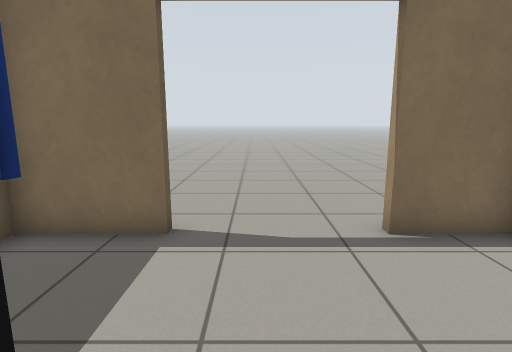
[1] (above)

21 first-person views from a walk through a Gazebo world. The camera is 1 m above the floor, tilts 10° down and sees 80° across. The floor is counted in squares, 0.5 m on a side. Each view is taken from the middle of a square. On the plan, view 1 faces up. The plan holds only what a view shows up to about 17 squares ahead; the rest is blank. Simple shapes stand in for some stock models.

[2]
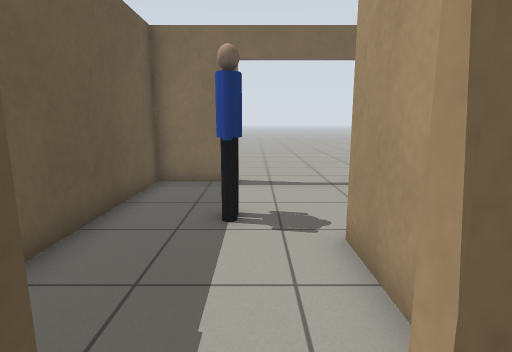

[3]
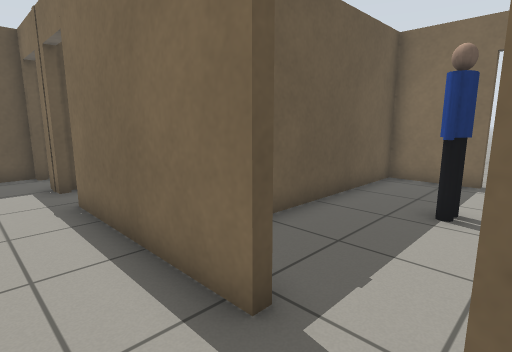

[4]
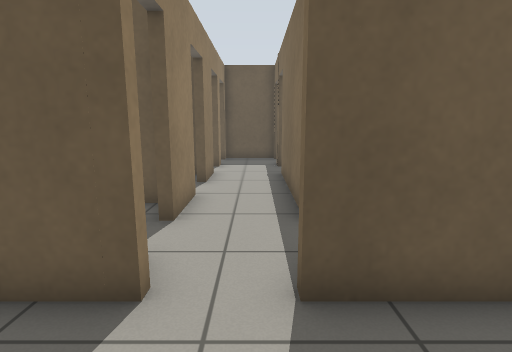

[5]
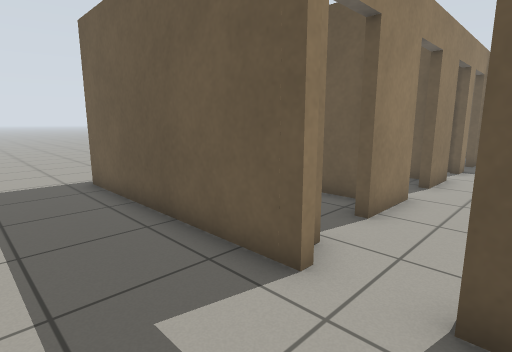

[6]
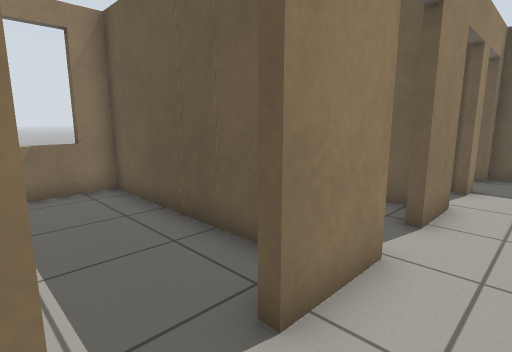

[7]
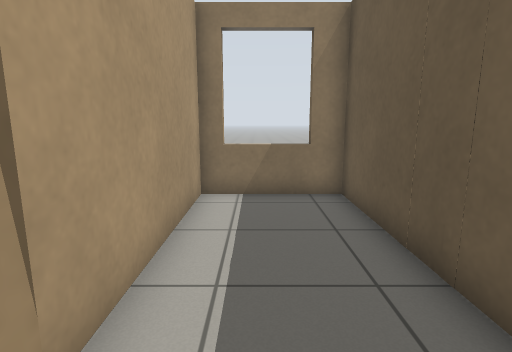

[8]
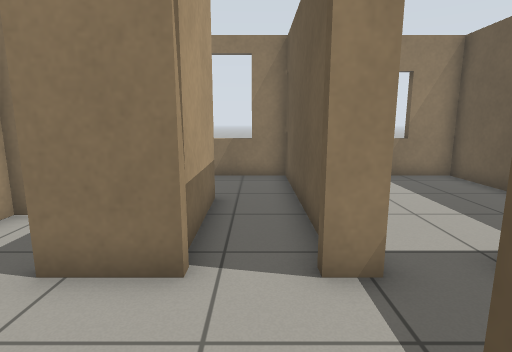

[9]
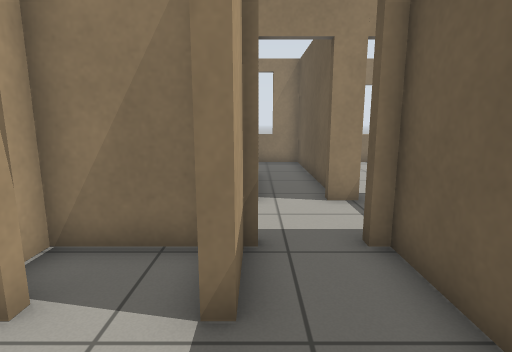

[10]
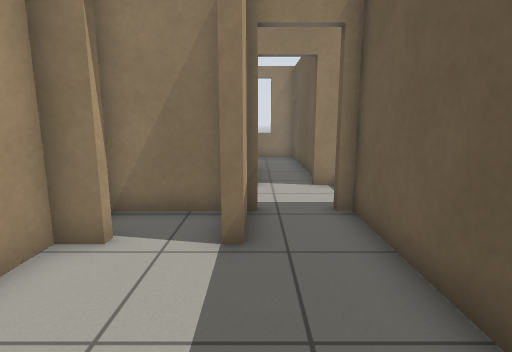

[11]
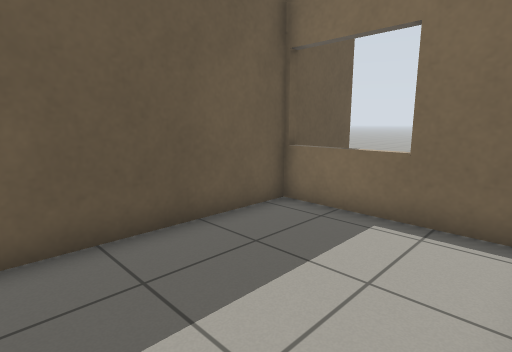

[12]
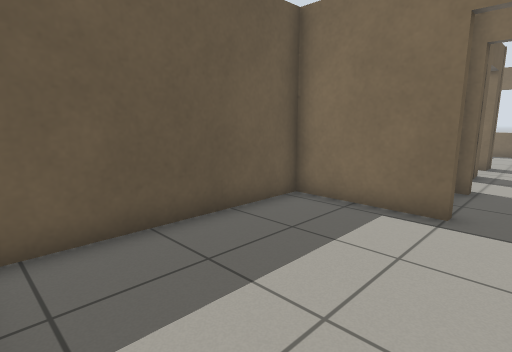

[13]
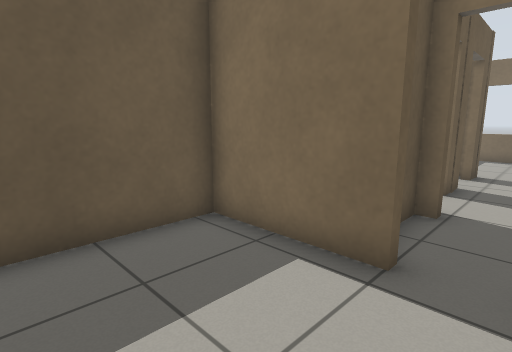

[14]
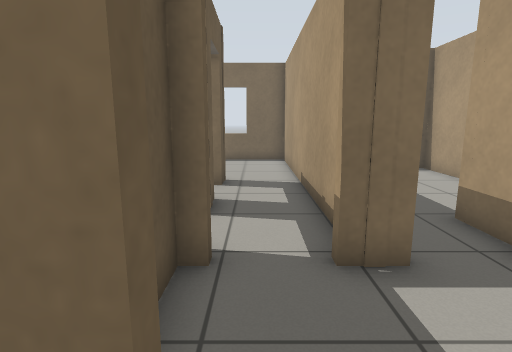

[15]
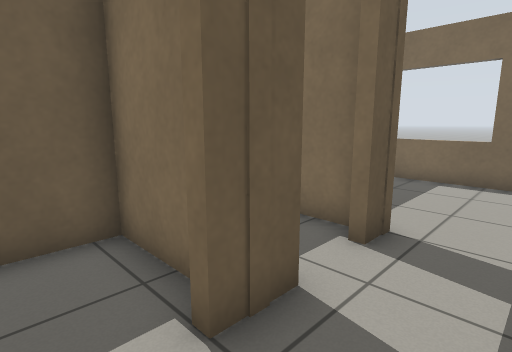

[16]
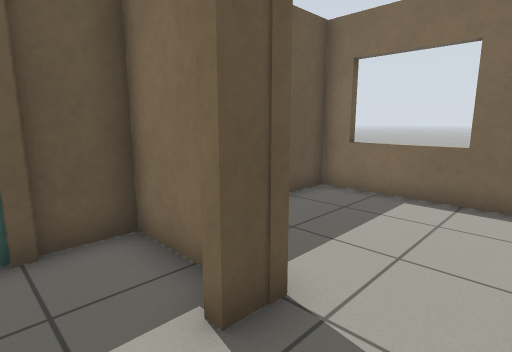

[17]
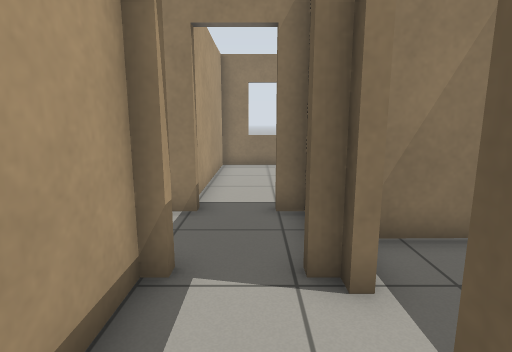

[18]
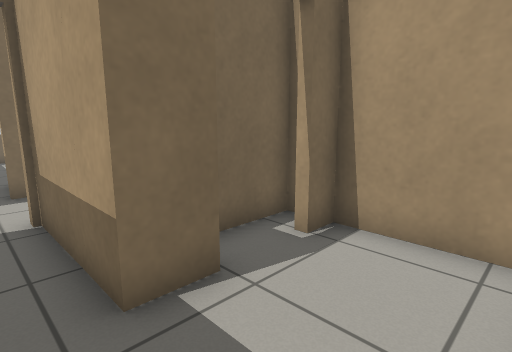

[19]
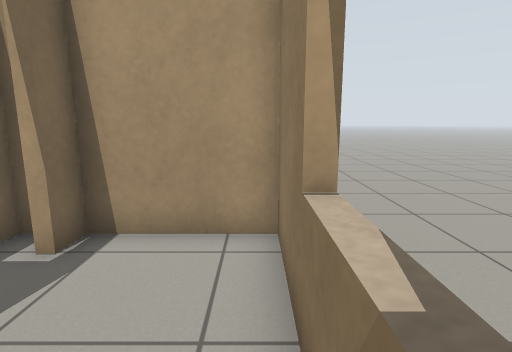

[20]
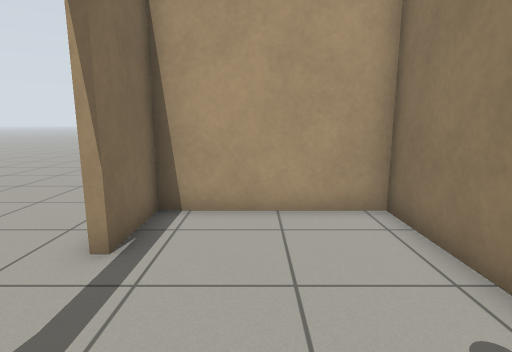

[21]
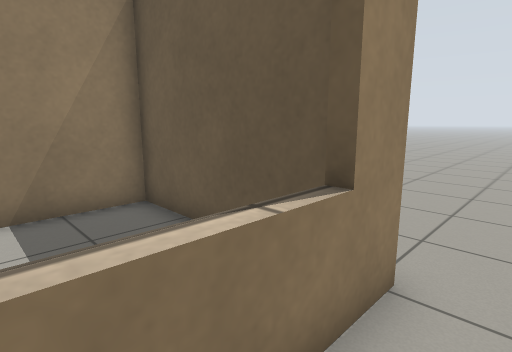

### Floor plan
Ten units are one square. View 1 is at (0, 0); x grows to the right and y downward. Boxes are objects, and circles mark ways between rooms. Rooms are numbered by the first view taken in them; rooms with no view inside come last. Other rooms are left out.
<svg viewBox="-173 -93 226 245">
<path fill="none" stroke="#000" d="M13 0 47 0 48 -53 24 -53M5 24 5 -1M-15 -53 -43 -53 -43 12M-44 67 -20 67M-81 67 -61 67M-97 40 -109 40M-20 40 -81 40M-108 67 -98 67M-131 40 -131 67M8 62 8 147M8 21 8 45M-46 -28 -46 -53 -102 -53M-55 18 -46 18 -46 7M-78 38 -79 18 -74 18M-102 -51 -102 37M-124 70 -164 70 -164 144 -105 144 -105 82M-131 -26 -131 -16M-131 1 -131 15M-131 33 -131 37M-109 37 -105 37 -105 -84 -164 -84 -164 -26 -135 -26M-65 109 -78 109 -78 69M-102 70 -102 144 -37 144 -37 109M-102 -88 -102 -51M-168 -87 -130 -87M-34 74 -34 144 5 144 5 79M-141 10 -164 10 -164 27M-157 51 -141 50M-76 72 -76 80M-41 94 -36 94M-135 -23 -164 -23 -164 -6M-72 37 -46 37 -46 31"/>
<rect x="-25" y="-25" width="10" height="20" fill="#bbb"><title>person</title></rect>
<circle cx="-15" cy="40" r="3" fill="#2a7"/>
<circle cx="5" cy="-55" r="3" fill="#2a7"/>
<circle cx="10" cy="55" r="3" fill="#2a7"/>
<circle cx="-85" cy="40" r="3" fill="#2a7"/>
<circle cx="-115" cy="70" r="3" fill="#2a7"/>
<circle cx="-115" cy="40" r="3" fill="#2a7"/>
<circle cx="-85" cy="70" r="3" fill="#2a7"/>
<circle cx="-15" cy="70" r="3" fill="#2a7"/>
<circle cx="-55" cy="70" r="3" fill="#2a7"/>
<circle cx="-65" cy="20" r="3" fill="#2a7"/>
<circle cx="-130" cy="25" r="3" fill="#2a7"/>
<circle cx="-130" cy="-5" r="3" fill="#2a7"/>
<text x="0" y="-10">1</text>
<text x="-60" y="50">2</text>
<text x="20" y="90">3</text>
<text x="-70" y="-10">4</text>
<text x="-130" y="110">5</text>
<text x="-130" y="-30">6</text>
<text x="-70" y="120">7</text>
<text x="-90" y="-60">8</text>
<text x="-10" y="110">9</text>
<text x="-150" y="30">10</text>
<text x="-60" y="80">11</text>
<text x="-150" y="-10">12</text>
<text x="-60" y="30">13</text>
</svg>
Room 1 opens to room 2. Room 1 opens to room 8. Room 2 opens to room 3. Room 2 opens to room 4. Room 2 opens to room 5. Room 2 opens to room 6. Room 2 opens to room 7. Room 2 opens to room 9. Room 2 opens to room 11. Room 4 opens to room 13. Room 6 opens to room 10. Room 6 opens to room 12.

Where each view was taken, in squares from view 1:
view 1: 0 up, 0 right, facing up
view 2: 5 down, 1 left, facing up
view 3: 6 down, 0 right, facing up-left
view 4: 5 down, 4 right, facing left
view 5: 4 down, 4 right, facing down-left
view 6: 5 down, 0 right, facing down-left
view 7: 6 down, 1 left, facing down
view 8: 3 down, 9 left, facing down
view 9: 1 up, 8 left, facing down
view 10: 3 up, 8 left, facing down
view 11: 1 down, 5 left, facing up-left
view 12: 14 down, 11 left, facing up-left
view 13: 11 down, 11 left, facing up-left
view 14: 8 down, 12 left, facing up
view 15: 3 down, 11 left, facing up-left
view 16: 0 up, 11 left, facing up-left
view 17: 0 up, 12 left, facing down
view 18: 14 down, 9 left, facing up-right
view 19: 14 down, 9 left, facing right
view 20: 3 up, 2 left, facing right
view 21: 10 up, 13 left, facing down-left
